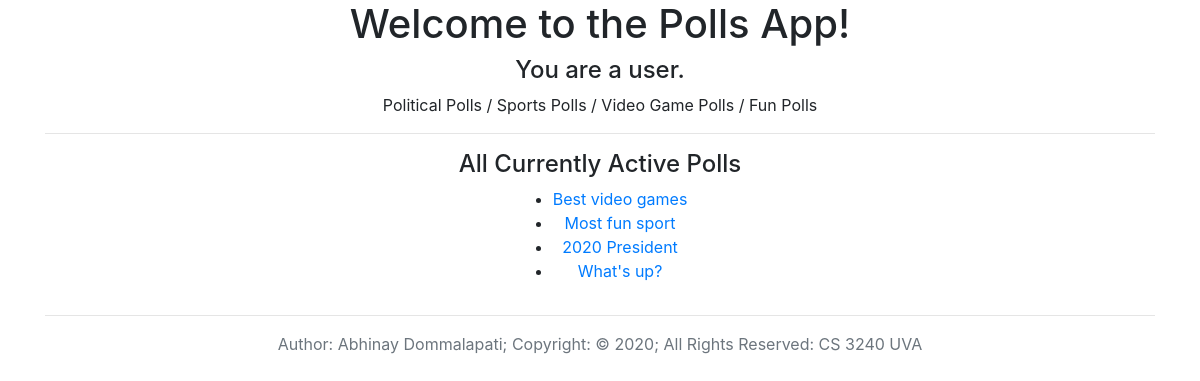
The page / on the database its author committed.
### polls/models.py (models this page shows, shortened)
class Question(models.Model):
    question_text = models.CharField(max_length=200)
    pub_date = models.DateTimeField('date published')
    def was_published_recently(self):
        now = timezone.now()
        return now - datetime.timedelta(days=1) <= self.pub_date <= now
    was_published_recently.admin_order_field = 'pub_date'
    was_published_recently.boolean = True
    was_published_recently.short_description = 'Published recently?'
    search_fields = ['question_text']

### polls/views.py (the view)
# urls.py: path('', views.IndexView.as_view(), name='index'),
class IndexView(generic.ListView):
    template_name = 'polls/index.html'
    context_object_name = 'latest_question_list'
    def get_queryset(self):
        return Question.objects.filter(
            pub_date__lte=timezone.now()
        ).order_by('-pub_date')[:5]

### polls/templates/polls/index.html (shortened to what this page needs)
<!doctype html>
<html lang="en">
  <head>
    <link rel="stylesheet" href="https://stackpath.bootstrapcdn.com/bootstrap/4.1.3/css/bootstrap.min.css">
  </head>
  <body>
    <div class="container text-center">
        <h1>Welcome to the Polls App!</h1>
        <h4>You are a user.</h4>
        <a>Political Polls</a> /
        <a>Sports Polls</a> /
        <a>Video Game Polls</a> /
        <a>Fun Polls</a>
        <hr>
        <h4>All Currently Active Polls</h4>
        {% if latest_question_list %}
            <ul class="text-up" style="display:inline-block;vertical-align:middle;">
            {% for question in latest_question_list %}
                <li><a href="{% url 'polls:detail' question.id %}">{{ question.question_text }}</a></li>
            {% endfor %}
            </ul>
        {% else %}
            <p>No polls are available.</p>
        {% endif %}
        <hr>
        <footer class="footer">
          <div class="container clear-top">
            <p class="text-muted">Author: Abhinay Dommalapati; Copyright: © {% now "Y"  %}; All Rights Reserved: CS 3240 UVA</p>
          </div>
        </footer>
    </div>
  </body>
</html>

### rows shown on the page
Question: question_text "Best video games"
Question: question_text "Most fun sport"
Question: question_text "2020 President"
Question: question_text "What's up?"
